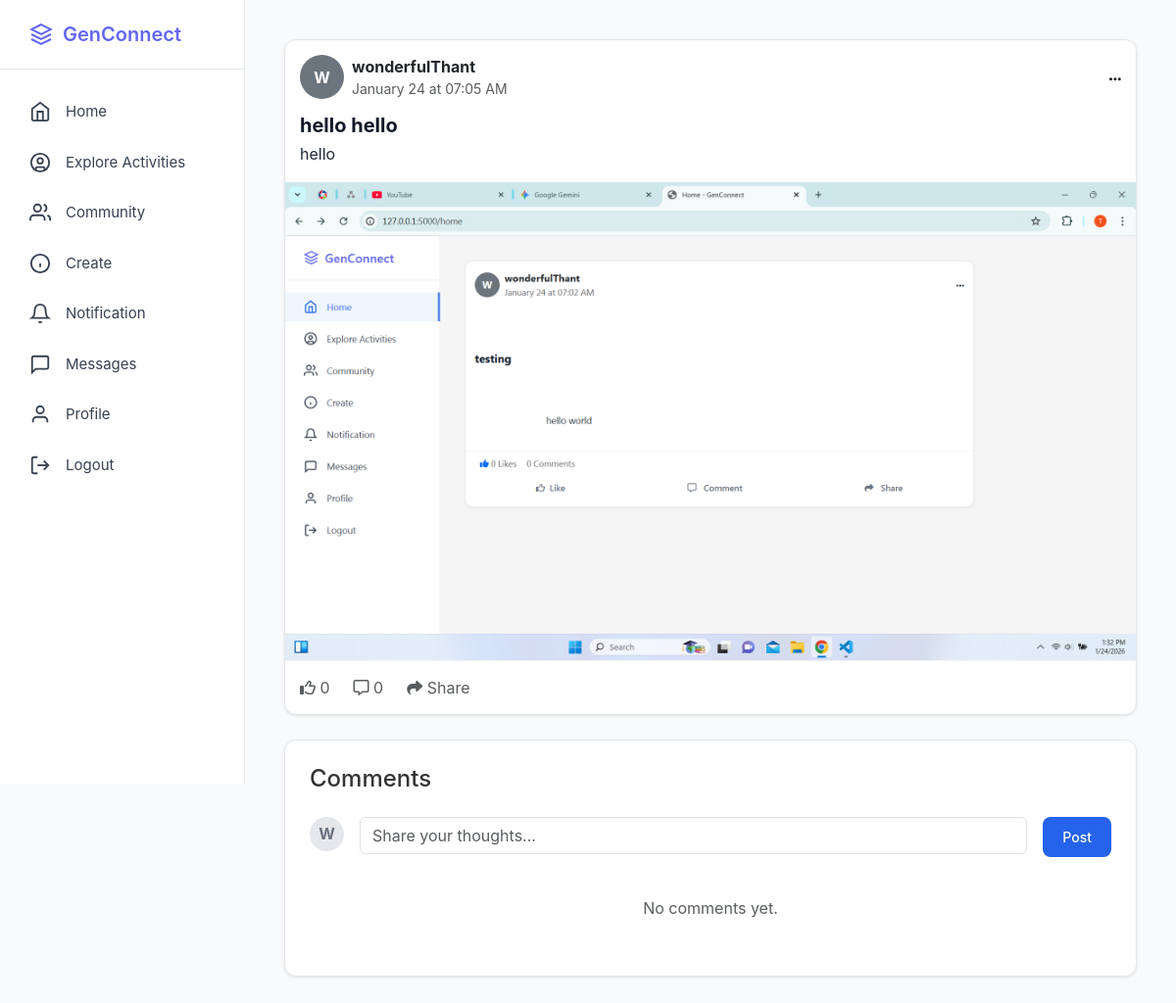
Page /post/2 (signed in) on the committed database.
### app.py (models this page shows, shortened)
class User(db.Model):
    __tablename__ = 'users'
    id = db.Column(db.Integer, primary_key=True)
    username = db.Column(db.String(80), unique=True, nullable=False)
    email = db.Column(db.String(120), unique=True, nullable=False)
    fullname = db.Column(db.String(100), nullable=True)
    password_hash = db.Column(db.String(255), nullable=False)
    bio = db.Column(db.Text, nullable=True)
    interests = db.Column(db.String(255), nullable=True)
    profile_picture = db.Column(db.String(255), default='default.jpg')
    banner_image = db.Column(db.String(255), default='default_banner.jpg')
    member_type = db.Column(db.String(50), default='Youth Member')
    created_at = db.Column(db.DateTime, default=datetime.utcnow)
    posts = db.relationship('Post', backref='author', lazy=True, cascade='all, delete-orphan')
    comments = db.relationship('Comment', backref='author', lazy=True, cascade='all, delete-orphan')
    likes = db.relationship('Like', backref='user', lazy=True, cascade='all, delete-orphan')
    community_memberships = db.relationship('CommunityMember', backref='user', lazy=True, cascade='all, delete-orphan')
    sent_messages = db.relationship('Message', foreign_keys='Message.sender_id', backref='sender', lazy='dynamic', cascade='all, delete-orphan')
    received_messages = db.relationship('Message', foreign_keys='Message.receiver_id', backref='receiver', lazy='dynamic', cascade='all, delete-orphan')
    contacts_initiated = db.relationship('Contact', foreign_keys='Contact.user_id', backref='user', lazy='dynamic', cascade='all, delete-orphan')
    contacts_received = db.relationship('Contact', foreign_keys='Contact.contact_user_id', backref='contact_user', lazy='dynamic', cascade='all, delete-orphan')
    followers = db.relationship('Follow', foreign_keys='Follow.followed_id', backref='followed_user', lazy='dynamic', cascade='all, delete-orphan')
    following = db.relationship('Follow', foreign_keys='Follow.follower_id', backref='follower_user', lazy='dynamic', cascade='all, delete-orphan')

class Post(db.Model):
    __tablename__ = 'posts'
    id = db.Column(db.Integer, primary_key=True)
    title = db.Column(db.String(200), nullable=True)
    content = db.Column(db.Text, nullable=False)
    media_file = db.Column(db.String(255), nullable=True) # Replaces image_url
    media_type = db.Column(db.String(10), nullable=True)  # 'image' or 'video'
    user_id = db.Column(db.Integer, db.ForeignKey('users.id'), nullable=False)
    created_at = db.Column(db.DateTime, default=datetime.utcnow)
    comments = db.relationship('Comment', backref='post', lazy=True, cascade='all, delete-orphan')
    likes = db.relationship('Like', backref='post', lazy=True, cascade='all, delete-orphan')
    def user_has_liked(self, user_id):
        return Like.query.filter_by(user_id=user_id, post_id=self.id).first() is not None

### app.py (the view, shortened to what this page needs)
@app.route('/post/<int:post_id>', methods=['GET', 'POST'])
def post_details(post_id):
    if 'user_id' not in session: return redirect(url_for('login'))
    post = Post.query.get_or_404(post_id)
    current_user = User.query.get(session['user_id'])
    return render_template('post_details.html', post=post, current_user=current_user)

### templates/post_details.html (shortened to what this page needs)
{% extends "base.html" %}
{% block extra_css %}
<link rel="stylesheet" href="https://cdnjs.cloudflare.com/ajax/libs/font-awesome/6.4.0/css/all.min.css">
{% endblock %}
{% block content %}
<div class="container">
    <aside class="sidebar">
        <div class="sidebar-logo">
            <a href="/" class="logo">
                <svg width="24" height="24" viewBox="0 0 24 24" fill="none" stroke="currentColor" stroke-width="2"><path d="M12 2L2 7l10 5 10-5-10-5z"/><path d="M2 17l10 5 10-5"/><path d="M2 12l10 5 10-5"/></svg>
                <span>GenConnect</span>
            </a>
        </div>
        <ul class="sidebar-nav">
            <li><a href="{{ url_for('home') }}"><svg width="24" height="24" viewBox="0 0 24 24" fill="none" stroke="currentColor" stroke-width="2"><path d="m3 9 9-7 9 7v11a2 2 0 0 1-2 2H5a2 2 0 0 1-2-2z"/><polyline points="9 22 9 12 15 12 15 22"/></svg><span>Home</span></a></li>
            <li><a href="#"><svg width="24" height="24" viewBox="0 0 24 24" fill="none" stroke="currentColor" stroke-width="2"><circle cx="12" cy="12" r="10"/><circle cx="12" cy="10" r="3"/><path d="M7 20.662V19a2 2 0 0 1 2-2h6a2 2 0 0 1 2 2v1.662"/></svg><span>Explore Activities</span></a></li>
            <li><a href="#"><svg width="24" height="24" viewBox="0 0 24 24" fill="none" stroke="currentColor" stroke-width="2"><path d="M17 21v-2a4 4 0 0 0-4-4H5a4 4 0 0 0-4 4v2"/><circle cx="9" cy="7" r="4"/><path d="M23 21v-2a4 4 0 0 0-3-3.87"/><path d="M16 3.13a4 4 0 0 1 0 7.75"/></svg><span>Community</span></a></li>
            <li><a href="{{ url_for('create_post') }}"><svg width="24" height="24" viewBox="0 0 24 24" fill="none" stroke="currentColor" stroke-width="2"><circle cx="12" cy="12" r="10"/><line x1="12" y1="16" x2="12" y2="12"/><line x1="12" y1="8" x2="12.01" y2="8"/></svg><span>Create</span></a></li>
            <li><a href="/notifications"><svg width="24" height="24" viewBox="0 0 24 24" fill="none" stroke="currentColor" stroke-width="2"><path d="M18 8A6 6 0 0 0 6 8c0 7-3 9-3 9h18s-3-2-3-9"/><path d="M13.73 21a2 2 0 0 1-3.46 0"/></svg><span>Notification</span></a></li>
            <li><a href="{{ url_for('messages') }}"><svg width="24" height="24" viewBox="0 0 24 24" fill="none" stroke="currentColor" stroke-width="2"><path d="M21 15a2 2 0 0 1-2 2H7l-4 4V5a2 2 0 0 1 2-2h14a2 2 0 0 1 2 2z"/></svg><span>Messages</span></a></li>
            <li><a href="{{ url_for('profile') }}"><svg width="24" height="24" viewBox="0 0 24 24" fill="none" stroke="currentColor" stroke-width="2"><path d="M20 21v-2a4 4 0 0 0-4-4H8a4 4 0 0 0-4 4v2"/><circle cx="12" cy="7" r="4"/></svg><span>Profile</span></a></li>
            <li><a href="{{ url_for('logout') }}"><svg width="24" height="24" viewBox="0 0 24 24" fill="none" stroke="currentColor" stroke-width="2"><path d="M9 21H5a2 2 0 0 1-2-2V5a2 2 0 0 1 2-2h4"/><polyline points="16 17 21 12 16 7"/><line x1="21" y1="12" x2="9" y2="12"/></svg><span>Logout</span></a></li>
        </ul>
    </aside>
    <main class="main-feed">
        <div class="content-wrapper">
            <div id="post-container-{{ post.id }}">
                <div id="post-visible-{{ post.id }}" class="post-card">
                    <div class="post-header">
                        <div class="d-flex align-items-center gap-2">
                            <div class="rounded-circle bg-secondary text-white d-flex justify-content-center align-items-center" style="width: 45px; height: 45px; font-weight: bold;">
                                {{ post.author.username[0] | upper }}
                            </div>
                            <div>
                                <div class="fw-bold text-dark">{{ post.author.username }}</div>
                                <div class="text-muted small">{{ post.created_at.strftime('%B %d at %I:%M %p') }}</div>
                            </div>
                        </div>
                        <div class="dropdown">
                            <button class="btn btn-link text-dark text-decoration-none p-0" type="button" data-bs-toggle="dropdown">
                                <i class="fas fa-ellipsis-h"></i>
                            </button>
                        </div>
                    </div>
                    {% if post.title %}
                    <h2 class="post-title">{{ post.title }}</h2>
                    {% endif %}
                    <div class="post-content">{{ post.content }}</div>
                    {% if post.media_file %}
                    <div class="post-media">
                        {% if post.media_type == 'video' %}
                            <video src="{{ url_for('uploaded_file', filename=post.media_file) }}" controls></video>
                        {% else %}
                            <img src="{{ url_for('uploaded_file', filename=post.media_file) }}" alt="Post content">
                        {% endif %}
                    </div>
                    {% endif %}
                    <div class="post-footer">
                        <div class="d-flex gap-4">
                            <a href="{{ url_for('like_post', post_id=post.id) }}" class="text-decoration-none text-muted">
                                {% if post.user_has_liked(current_user.id) %}
                                    <i class="fas fa-thumbs-up text-primary"></i> <span class="text-primary">{{ post.likes|length }}</span>
                                {% else %}
                                    <i class="far fa-thumbs-up"></i> {{ post.likes|length }}
                                {% endif %}
                            </a>
                            <span class="text-muted"><i class="far fa-comment-alt"></i> {{ post.comments|length }}</span>
                            <span class="text-muted"><i class="fas fa-share"></i> Share</span>
                        </div>
                    </div>
                </div>
            </div>
            <div class="comments-section">
                <h4 class="mb-4">Comments</h4>
                <form action="{{ url_for('post_details', post_id=post.id) }}" method="POST" class="mb-4">
                    <div class="d-flex gap-3">
                        <div class="comment-avatar">{{ current_user.username[0] | upper }}</div>
                        <div class="flex-grow-1">
                            <input type="text" name="comment" class="form-control" placeholder="Share your thoughts..." required>
                        </div>
                        <button class="btn btn-primary" type="submit">Post</button>
                    </div>
                </form>
                {% for comment in post.comments %}
                <div class="comment-item">
                    <div class="comment-avatar">{{ comment.author.username[0] | upper }}</div>
                    <div class="comment-body">
                        <div class="comment-header">
                            <div>
                                <span class="comment-author">{{ comment.author.username }}</span>
                                <span class="comment-date">{{ comment.created_at.strftime('%I:%M %p') }}</span>
                            </div>
                            {% if comment.user_id == current_user.id %}
                            <div class="dropdown">
                                <button class="btn btn-sm btn-link text-muted p-0" type="button" data-bs-toggle="dropdown">
                                    <i class="fas fa-ellipsis-h"></i>
                                </button>
                                <ul class="dropdown-menu dropdown-menu-end" style="z-index: 1000;">
                                    <li><a class="dropdown-item" href="javascript:void(0)" onclick="toggleEdit('comment-{{ comment.id }}')">Edit</a></li>
                                    <li>
                                        <button type="button"
                                                class="dropdown-item text-danger"
                                                data-url="{{ url_for('delete_comment', comment_id=comment.id) }}"
                                                onclick="openCommentDeleteModal(this.dataset.url)">
                                            Delete
                                        </button>
                                    </li>
                                </ul>
                            </div>
                            {% endif %}
                        </div>
                        <div id="comment-text-{{ comment.id }}" class="comment-text">{{ comment.content }}</div>
                        {% if comment.user_id == current_user.id %}
                        <form id="edit-form-{{ comment.id }}" action="{{ url_for('edit_comment', comment_id=comment.id) }}" method="POST" class="edit-comment-form">
                            <textarea name="content" class="form-control mb-2" rows="2">{{ comment.content }}</textarea>
                            <button type="submit" class="btn btn-sm btn-primary">Save</button>
                            <button type="button" class="btn btn-sm btn-secondary" onclick="toggleEdit('comment-{{ comment.id }}')">Cancel</button>
                        </form>
                        {% endif %}
                    </div>
                </div>
                {% else %}
                <p class="text-muted text-center py-3">No comments yet.</p>
                {% endfor %}
            </div>
        </div>
    </main>
</div>
{% endblock %}

### templates/base.html (style rules this page uses)
* { margin: 0; padding: 0; box-sizing: border-box; }
body { font-family: -apple-system, BlinkMacSystemFont, 'Segoe UI', Roboto, Oxygen, Ubuntu, Cantarell, sans-serif; background-color: #f5f5f5; color: #333; }
.logo { display: flex; align-items: center; gap: 10px; font-size: 20px; font-weight: 600; color: #6366f1; text-decoration: none; }
.logo svg { width: 24px; height: 24px; }
.btn { padding: 10px 20px; border-radius: 8px; border: none; cursor: pointer; font-size: 14px; font-weight: 500; text-decoration: none; display: inline-block; transition: all 0.2s; }
.btn-primary { background-color: #2563eb; color: white; }
.sidebar { position: fixed; left: 0; top: 60px; width: 250px; height: calc(100vh - 60px); background-color: white; border-right: 1px solid #e0e0e0; padding: 20px 0; }
.sidebar-nav { list-style: none; }
.sidebar-nav li { margin: 5px 0; }
.sidebar-nav a { display: flex; align-items: center; gap: 15px; padding: 12px 30px; text-decoration: none; color: #333; transition: background-color 0.2s; }
.sidebar-nav svg { width: 22px; height: 22px; }

### templates/post_details.html (style rules this page uses)
body { background-color: #f9fafb; }
.container { display: flex; min-height: 100vh; max-width: 100%; padding: 0; }
.sidebar { position: fixed; left: 0; top: 0; width: 250px; height: 100vh; background-color: white; border-right: 1px solid #e5e7eb; padding: 20px 0; z-index: 100; }
.sidebar-logo { padding: 0 30px 20px; border-bottom: 1px solid #e5e7eb; margin-bottom: 20px; }
.logo { display: flex; align-items: center; gap: 10px; font-size: 20px; font-weight: 600; color: #6366f1; text-decoration: none; }
.sidebar-nav { list-style: none; padding: 0; margin: 0; }
.sidebar-nav li { margin: 5px 0; }
.sidebar-nav a { display: flex; align-items: center; gap: 15px; padding: 12px 30px; text-decoration: none; color: #374151; transition: all 0.2s; font-size: 15px; }
.main-feed { margin-left: 250px; flex: 1; padding: 40px; width: calc(100% - 250px); }
.content-wrapper { max-width: 900px; margin: 0 auto; }
.post-card { background: white; border-radius: 12px; box-shadow: 0 1px 3px rgba(0, 0, 0, 0.1); margin-bottom: 25px; border: 1px solid #e5e7eb; overflow: visible; }
.post-header { padding: 15px; display: flex; justify-content: space-between; align-items: center; }
.post-title { padding: 0 15px 5px 15px; font-size: 20px; font-weight: 700; color: #111827; margin: 0; text-align: left; }
.post-content { padding: 0 15px 15px 15px; font-size: 16px; line-height: 1.6; color: #1f2937; white-space: pre-wrap; text-align: left; }
.post-media { background-color: #f3f4f6; display: flex; justify-content: center; align-items: center; }
.post-media img, .post-media video { max-height: 700px; width: 100%; object-fit: contain; }
.post-footer { padding: 15px; border-top: 1px solid #f3f4f6; }
.comments-section { background: white; border-radius: 12px; box-shadow: 0 1px 3px rgba(0, 0, 0, 0.1); border: 1px solid #e5e7eb; padding: 25px; overflow: visible; }
.comment-avatar { width: 35px; height: 35px; background: #e5e7eb; border-radius: 50%; display: flex; align-items: center; justify-content: center; font-weight: bold; color: #6b7280; }

### rows in the picture
User: author "W", author.username "wonderfulThant", username "W"
Post: created_at "January 24 at 07:05 AM", title "hello hello", content "hello", media_file (picture)

### other values in the picture
{{ post.likes|length }} "0"
{{ post.comments|length }} "0"
